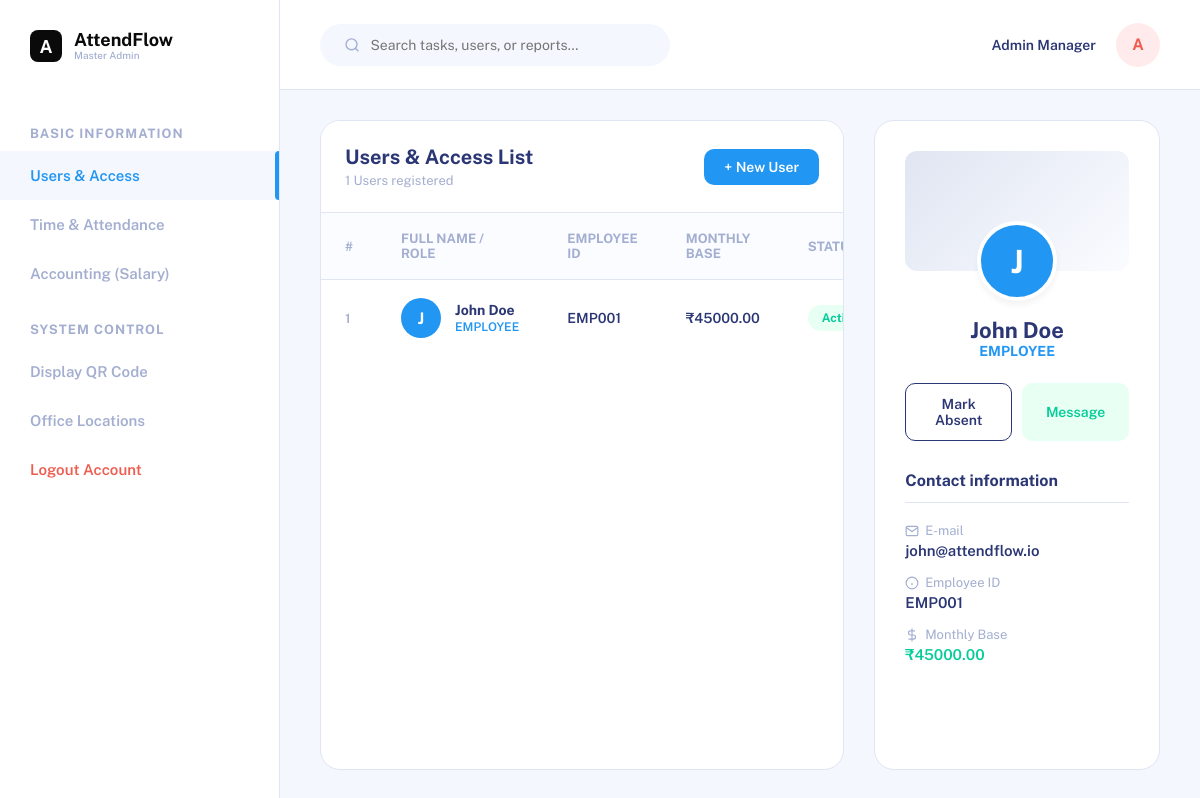
The page /dashboard/employees/ (signed in) on the database its author committed.
### core/models.py (models this page shows, shortened)
class Employee(models.Model):
    company = models.ForeignKey(Company, on_delete=models.CASCADE, related_name='employees')
    employee_id = models.CharField(max_length=50)
    first_name = models.CharField(max_length=50)
    last_name = models.CharField(max_length=50)
    email = models.EmailField()
    phone_number = models.CharField(max_length=20, blank=True)
    designation = models.CharField(max_length=100, default="Employee")
    monthly_salary = models.DecimalField(max_digits=10, decimal_places=2, default=30000.00)
    class Meta:
        unique_together = ('company', 'employee_id')

### core/views.py (the view)
# urls.py: path('dashboard/employees/', views.dashboard_employees, name='dashboard_employees'),
@login_required
def dashboard_employees(request):
    company = get_user_company(request.user)
    if not company:
        return redirect('logout')
    employees = Employee.objects.filter(company=company)
    first_employee = employees.first()
    return render(request, 'core/dashboard/employees.html', {'company': company, 'employees': employees, 'first_employee': first_employee, 'active_tab': 'employees'})

### core/views.py (called while the page is built)
def get_user_company(user):
    if user.is_superuser:
        return Company.objects.first()
    try:
        return user.company
    except Company.DoesNotExist:
        return None

### core/templates/core/dashboard/employees.html (shortened to what this page needs)
{% extends 'core/dashboard_base.html' %}
{% block dashboard_content %}
<div class="split-layout">
    <div class="split-list">
        <div class="title-bar">
            <div>
                <h2 style="font-size: 20px; color: var(--text-main); margin-bottom: 4px;">Users & Access List</h2>
                <div style="font-size: 13px; color: var(--text-muted);">{{ employees|length }} Users registered</div>
            </div>
            <a href="{% url 'dashboard_add_employee' %}" class="btn btn-primary">+ New User</a>
        </div>
        <div style="flex: 1; overflow-y: auto;">
            <table>
                <thead style="position: sticky; top: 0; z-index: 10;">
                    <tr>
                        <th style="width:40px; padding: 18px 24px;">#</th>
                        <th>Full Name / Role</th>
                        <th>Employee ID</th>
                        <th>Monthly Base</th>
                        <th>Status</th>
                    </tr>
                </thead>
                <tbody>
                    {% for emp in employees %}
                    <tr style="cursor: pointer;" onclick="updateDetails('{{emp.first_name}} {{emp.last_name}}', '{{emp.first_name|first|upper}}', '{{emp.email}}', '{{emp.employee_id}}', '₹{{emp.monthly_salary}}', '{{emp.designation}}')">
                        <td style="color:var(--text-muted); font-size:13px;">{{ forloop.counter }}</td>
                        <td style="display: flex; align-items: center; gap: 14px; border-bottom: none;">
                            <div class="avatar">{{ emp.first_name|first|upper }}</div>
                            <div>
                                <div style="font-weight: 700;">{{ emp.first_name }} {{ emp.last_name }}</div>
                                <div style="font-size: 12px; color: var(--primary); font-weight: 600; text-transform: uppercase; margin-top:2px;">{{ emp.designation }}</div>
                            </div>
                        </td>
                        <td>{{ emp.employee_id }}</td>
                        <td>₹{{ emp.monthly_salary }}</td>
                        <td><span class="badge badge-success">Active</span></td>
                    </tr>
                    {% empty %}
                    <tr><td colspan="5" style="text-align: center; color: var(--text-muted);">No employees found.</td></tr>
                    {% endfor %}
                </tbody>
            </table>
        </div>
    </div>
    <div class="split-detail">
        <div style="height: 120px; background: linear-gradient(135deg, #E0E5F2 0%, #FAFCFF 100%); border-radius: 12px; margin-bottom: -50px;"></div>
        <div class="avatar" id="det-initial" style="width: 80px; height: 80px; font-size: 32px; margin: 0 auto; border: 4px solid var(--surface); box-shadow: 0 4px 6px rgba(0,0,0,0.05); position: relative;">
            {% if first_employee %}{{ first_employee.first_name|first|upper }}{% else %}?{% endif %}
        </div>
        <h2 id="det-name" style="text-align: center; margin-top: 16px; font-size: 22px; color: var(--text-main);">
            {% if first_employee %}{{ first_employee.first_name }} {{ first_employee.last_name }}{% else %}Select User{% endif %}
        </h2>
        <div id="det-designation" style="text-align: center; color: var(--primary); font-size: 14px; margin-bottom: 24px; font-weight:700; text-transform: uppercase;">
            {% if first_employee %}{{ first_employee.designation }}{% else %}--{% endif %}
        </div>
        <div style="display: flex; gap: 10px; margin-bottom: 30px;">
            <button class="btn btn-outline" style="flex: 1; padding: 12px; border-color: var(--error); color: var(--error);" onclick="toggleAbsenceForm()">Mark Absent</button>
            <button class="btn btn-outline" style="flex: 1; padding: 12px; background: #E8FFF3; color: var(--success-text); border-color: transparent;">Message</button>
        </div>
        <div id="contact-info-panel">
            <h3 style="font-size: 16px; margin-bottom: 20px; border-bottom: 1px solid var(--border); padding-bottom: 12px;">Contact information</h3>
            <div style="display: flex; flex-direction: column; gap: 16px; flex: 1;">
                <div>
                    <div style="font-size: 13px; color: var(--text-muted); margin-bottom: 4px; display: flex; align-items:center; gap:6px;">
                        <svg width="14" height="14" viewBox="0 0 24 24" fill="none" stroke="currentColor" stroke-width="2"><path d="M4 4h16c1.1 0 2 .9 2 2v12c0 1.1-.9 2-2 2H4c-1.1 0-2-.9-2-2V6c0-1.1.9-2 2-2z"></path><polyline points="22,6 12,13 2,6"></polyline></svg> E-mail
                    </div>
                    <div id="det-email" style="font-weight: 600; font-size:15px; color:var(--text-main);">{% if first_employee %}{{ first_employee.email }}{% else %}--{% endif %}</div>
                </div>
                <div>
                    <div style="font-size: 13px; color: var(--text-muted); margin-bottom: 4px; display: flex; align-items:center; gap:6px;">
                        <svg width="14" height="14" viewBox="0 0 24 24" fill="none" stroke="currentColor" stroke-width="2"><circle cx="12" cy="12" r="10"></circle><line x1="12" y1="16" x2="12" y2="12"></line><line x1="12" y1="8" x2="12.01" y2="8"></line></svg> Employee ID
                    </div>
                    <div id="det-id" style="font-weight: 600; font-size:15px; color:var(--text-main);">{% if first_employee %}{{ first_employee.employee_id }}{% else %}--{% endif %}</div>
                </div>
                <div>
                    <div style="font-size: 13px; color: var(--text-muted); margin-bottom: 4px; display: flex; align-items:center; gap:6px;">
                        <svg width="14" height="14" viewBox="0 0 24 24" fill="none" stroke="currentColor" stroke-width="2"><line x1="12" y1="1" x2="12" y2="23"></line><path d="M17 5H9.5a3.5 3.5 0 0 0 0 7h5a3.5 3.5 0 0 1 0 7H6"></path></svg> Monthly Base
                    </div>
                    <div id="det-wage" style="font-weight: 600; font-size:15px; color:var(--success-text);">{% if first_employee %}₹{{ first_employee.monthly_salary }}{% else %}--{% endif %}</div>
                </div>
            </div>
        </div>
    </div>
</div>
{% endblock %}

### core/templates/core/dashboard_base.html (style rules this page uses)
:root { --bg: #F4F7FE; --surface: #FFFFFF; --primary: #2196F3; --primary-hover: #1976D2; --text-main: #2B3674; --text-muted: #A3AED0; --border: #E0E5F2; --success-bg: #E8FFF3; --success-text: #05CD99; --danger-bg: #FFEBEB; --danger-text: #EE5D50; --warning-bg: #FFF5E5; --warning-text: #FF9800; }
* { box-sizing: border-box; margin: 0; padding: 0; font-family: 'Public Sans', sans-serif; }
body { background: var(--bg); display: flex; height: 100vh; overflow: hidden; color: var(--text-main); }
.btn { padding: 10px 20px; border-radius: 10px; font-weight: 600; cursor: pointer; transition: 0.2s; border: none; font-size: 14px; display: inline-flex; align-items: center; justify-content: center; text-decoration: none; }
.btn-primary { background: var(--primary); color: white; }
.btn-outline { background: transparent; border: 1px solid var(--border); color: var(--text-main); }
table { width: 100%; border-collapse: collapse; }
th { text-align: left; padding: 18px 24px; color: var(--text-muted); font-size: 13px; font-weight: 700; border-bottom: 1px solid var(--border); text-transform: uppercase; background: #FAFCFF; }
td { padding: 18px 24px; font-size: 14px; font-weight: 600; border-bottom: 1px solid var(--border); color: var(--text-main); }
tr:last-child td { border-bottom: none; }
.badge { padding: 6px 14px; border-radius: 20px; font-size: 12px; font-weight: 700; display: inline-block; }
.badge-success { background: var(--success-bg); color: var(--success-text); }
.split-layout { display: flex; gap: 30px; height: 100%; }
.split-list { flex: 7; display: flex; flex-direction: column; background: var(--surface); border-radius: 20px; border: 1px solid var(--border); overflow: hidden; min-height: 500px; }
.split-detail { flex: 3; background: var(--surface); border-radius: 20px; border: 1px solid var(--border); padding: 30px; display: flex; flex-direction: column; }
.avatar { width: 40px; height: 40px; border-radius: 50%; background: var(--primary); color: white; display: flex; align-items: center; justify-content: center; font-weight: bold; font-size: 16px; flex-shrink: 0; }
.title-bar { padding: 24px; display: flex; justify-content: space-between; align-items: center; border-bottom: 1px solid var(--border); background: var(--surface); }

### rows shown on the page
Employee: first_name|first "J", first_name "John", last_name "Doe", designation "EMPLOYEE", employee_id "EMP001", monthly_salary "45000.00", email "john@attendflow.io"

### other values the page prints
{{ employees|length }} "1"
